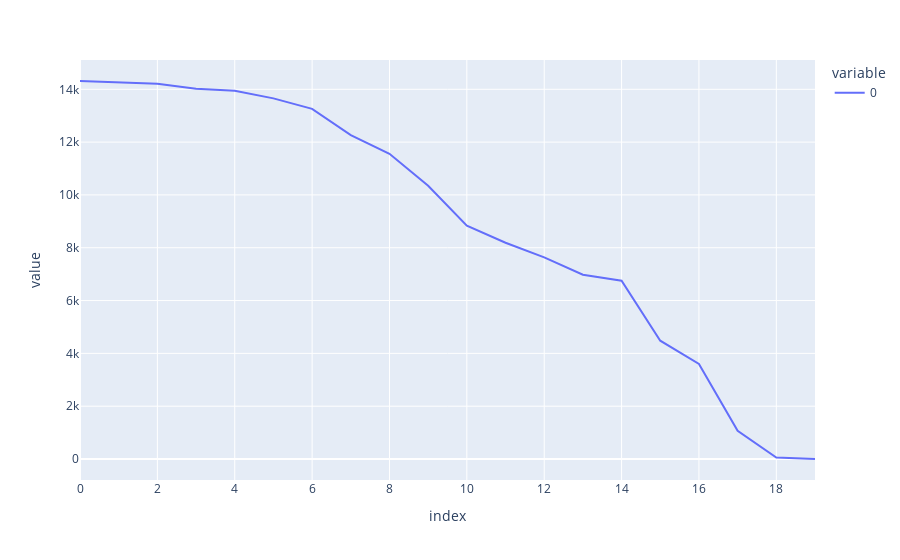

Notebook cell for this chart:
### Code cell
# line plot of growing the bests
px.line(avg_of_legends)

### Figure 1 — Plotly figure (JSON) as saved in the notebook; plotly's stock layout.template omitted (floating-point values rounded to 4 significant figures)
{"data": [{"hovertemplate": "variable=0<br>index=%{x}<br>value=%{y}<extra></extra>", "legendgroup": "0", "line": {"color": "#636efa", "dash": "solid"}, "marker": {"symbol": "circle"}, "mode": "lines", "name": "0", "orientation": "v", "showlegend": true, "type": "scatter", "x": [0, 1, 2, 3, 4, 5, 6, 7, 8, 9, 10, 11, 12, 13, 14, 15, 16, 17, 18, 19], "xaxis": "x", "y": [14310.0, 14250.0, 14210.0, 14020.0, 13940.0, 13660.0, 13260.0, 12260.0, 11560.0, 10340.0, 8835.0, 8188.0, 7638.0, 6978.0, 6750.0, 4480.0, 3599.0, 1068.0, 58.15, 0], "yaxis": "y"}], "layout": {"legend": {"title": {"text": "variable"}, "tracegroupgap": 0}, "margin": {"t": 60}, "xaxis": {"anchor": "y", "domain": [0, 1], "title": {"text": "index"}}, "yaxis": {"anchor": "x", "domain": [0, 1], "title": {"text": "value"}}}}
